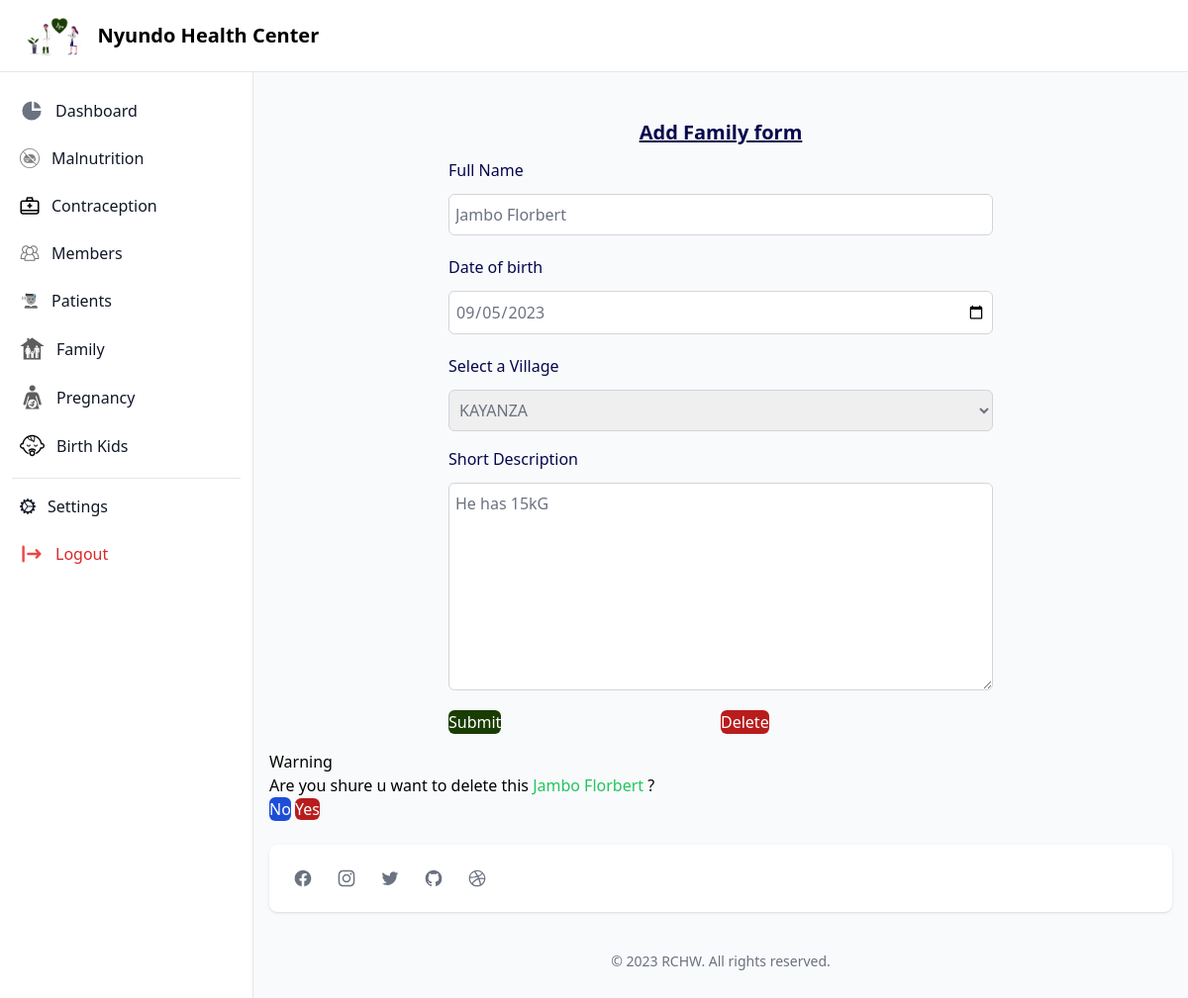
/edit-child/4f57492a-e7dc-4e06-ab22-e98ddefafba2/ (signed in), run on the app's committed database.
### accounts/models.py (models this page shows, shortened)
class User(AbstractBaseUser, PermissionsMixin):
    ADMIN="ADMIN"
    UMUJYANAMA="UMUJYANAMA"
    HC="HC"
    STAFF="STAFF"
    RSSB="RSSB"
    RAMA="RAMA"
    USER_TYPE_CHOICE = (
        (ADMIN,"Super User"),
        (STAFF,"Staff User"),
        (UMUJYANAMA,"Umujyana"),
        (HC,"Health Center"),
    )
    id = models.UUIDField(default=uuid.uuid4, primary_key=True, editable=False)
    email = models.EmailField("email address", max_length=255, unique=True,blank=True,null=True)
    full_name = models.CharField(_("full name"), max_length=100)
    username = models.CharField(_("username"), max_length=100, unique=True)
    phone_number = models.CharField(
        _("phone number"), max_length=255,unique=True
    )
    identification_number= models.CharField(_("identification_number"),max_length=255)
    user_type = models.CharField(
        _("user type"), choices=USER_TYPE_CHOICE, max_length=50, default=UMUJYANAMA
    )
    is_active = models.BooleanField(_("is active"), default=True)
    is_staff = models.BooleanField(_("staff"), default=False)
    is_first_login = models.BooleanField(_("staff"), default=True)
    admin = models.BooleanField(_("admin"), default=False)  # a admin
    created_on = models.DateTimeField(_("created on"), auto_now_add=True)
    objects = UserManager()
    USERNAME_FIELD = _("username")
    REQUIRED_FIELDS = ["email","full_name"]

class Village(models.Model):
    id = models.UUIDField(default=uuid.uuid4, primary_key=True, editable=False)
    name=models.CharField(max_length=50)
    sector=models.ForeignKey(Sector,on_delete=models.CASCADE,related_name='village')
    class Meta:
        verbose_name = _("Village")
        verbose_name_plural = _("Villages")
        ordering = ('name',)
    def __str__(self):
            return self.name

### healthCenter/models.py (models this page shows, shortened)
class BirthChild(models.Model):
    id = models.UUIDField(default=uuid.uuid4, primary_key=True, editable=False)
    full_name=models.CharField(max_length=255)
    family=models.ForeignKey(HouseHold,related_name='child_family',on_delete=models.CASCADE)
    description= models.TextField(blank=True)
    clinic=models.ForeignKey(User,related_name='child_clinic',on_delete=models.CASCADE)
    village=models.ForeignKey(Village,related_name='child_village',on_delete=models.CASCADE)
    birth_date=models.DateTimeField(auto_now_add=False)
    vigirant=models.ForeignKey(User,on_delete=models.SET_NULL,related_name='vigitant_birth',blank=True, null=True)
    is_valid= models.BooleanField(_("active"), default=True)
    created_on = models.DateTimeField(_("created on"), auto_now_add=True)
    class Meta:
        verbose_name = _("Birth Child")
        verbose_name_plural = _("Birth Children")
        ordering = ('created_on',)

### healthCenter/views.py (the view)
# urls.py: path('edit-child/<uuid:pk>/',edit_birth,name="edit_birth"),
def edit_birth(request,pk):
    try:
        all_mal=BirthChild.objects.get(id=pk)
        form=BirthChildForm(instance=all_mal)
        context={
        "inst":all_mal,
        'form':form
         }
        if request.method=='POST':
            form=BirthChildForm(request.POST,instance=all_mal)
            if form.is_valid():
                form.save(commit=True)
                messages.success(request, 'Updated successful')
    except Pregnancy.DoesNotExist:
        pass
    return render(request,'healtfeature/editBirth.html',context)

### healthCenter/forms.py
class BirthChildForm(forms.ModelForm):
    class Meta:
        model = BirthChild
        fields = ('full_name','description','birth_date','village')

### healthCenter/templates/healtfeature/editBirth.html (shortened to what this page needs)
{% extends 'base/healthCenter/base.html'%}
{% block css%}
<link rel="stylesheet" href="https://cdn.jsdelivr.net/npm/uikit@3.16.24/dist/css/uikit.min.css" />
{%endblock%}
{% block main%}
<section class="container px-4 mx-auto mt-10">
<div class="flex items-center justify-center p-4">
    <div class="mx-auto w-full max-w-[550px]">
      <form method="POST">
        <h4 class="mb-3 block text-[#07074D] font-bold underline text-xl text-center">Add Family form</h3>
        <div class="mb-5">
          <label
            for="name"
            class="mb-3 block text-base font-medium text-[#07074D]"
          >
           Full Name
          </label>
          <input
            type="text"
            name="full_name"
            id="name"
            placeholder="Kamali"
            value="{{inst.full_name}}"
            class="w-full block w-full rounded-md border border-gray-300 focus:border-green-700 focus:outline-none focus:ring-1 focus:ring-green-700 py-2 px-1.5 text-gray-500 focus:shadow-md"
           required
            />
        </div>
        <div class="mb-5">
            <label
              for="name"
              class="mb-3 block text-base font-medium text-[#07074D]"
            >
             Date of birth
            </label>
            <input
              type="date"
              name="birth_date"
              id="birth_date"
              value="{{inst.birth_date|date:"Y-m-d"}}"
              required
              class="w-full block w-full rounded-md border border-gray-300 focus:border-green-700 focus:outline-none focus:ring-1 focus:ring-green-700 py-2 px-1.5 text-gray-500 focus:shadow-md"            />
          </div>
          <div class="max-w-2xl mx-auto my-4">
            <label for="countries" class="mb-3 block text-base font-medium text-[#07074D]">Select a Village</label>
                <select
                name="village"
                id="countries" class="w-full block w-full rounded-md border border-gray-300 focus:border-green-700 focus:outline-none focus:ring-1 focus:ring-green-700 py-2 px-1.5 text-gray-500 focus:shadow-md">
                {%for dt in form.village%}
                {{dt}}
                {%endfor%}
            </select>
        </div>
            <div class="mb-5">
                <label
                  for="name"
                  class="mb-3 block text-base font-medium text-[#07074D]"
                >
                 Short Description
                </label>
                <textarea
                  name="description"
                 rows="8"
                  class="w-full block w-full rounded-md border border-gray-300 focus:border-green-700 focus:outline-none focus:ring-1 focus:ring-green-700 py-2 px-1.5 text-gray-500 focus:shadow-md"
                >{{inst.description}}</textarea>
              </div>
        <div class="flex flex-wrap">
            <div class="w-1/2">   <button
                class="uk-button  text-center text-white AppBgColor rounded-md"
              >
                Submit
              </button></div>
              <div class="w-1/2">
                <button class="uk-button bg-red-700 text-white hover:bg-red-500 rounded-md" type="button" uk-toggle="target: #modal-example">Delete</button>
            </div>
           </div>
      </form>
    </div>
  </div>
  <div id="modal-example" uk-modal>
    <div class="uk-modal-dialog uk-modal-body">
        <h2 class="uk-modal-title">Warning</h2>
        <p>Are you shure  u want to delete this <span class="text-green-500">{{inst.full_name}}</span> ?</p>
        <p class="uk-text-right">
            <button class="uk-button bg-blue-700 hover:bg-blue-500 text-white rounded-md uk-modal-close" type="button">No</button>
            <a href="{% url 'delete_birth' inst.id %}" class="uk-button bg-red-700 hover:bg-red-500 text-white rounded-md" type="button">Yes</a>
        </p>
    </div>
</div>
</section>
{%endblock%}

### templates/base/healthCenter/base.html (shortened to what this page needs)
{%load static%}
{% if request.user.user_type == 'HC'%}
<!doctype html>
<html>
<head>
  <script src="https://cdn.tailwindcss.com"></script>
  <link rel="stylesheet" href="https://cdn.jsdelivr.net/npm/uikit@3.16.23/dist/css/uikit.min.css" />
 {% block css%}{%endblock%}
</head>
<body>
<div>
    <nav class="bg-white border-b border-gray-200 fixed z-30 w-full">
       <div class="px-3 py-3 lg:px-5 lg:pl-3">
          <div class="flex items-center justify-between">
             <div class="flex items-center justify-start">
                <div  class="text-xl font-bold flex items-center lg:ml-2.5">
                <img src={%static  'images/undraw_medicine_b1ol.png'%} class="h-12 mr-2" alt="Windster Logo">
                <span class="self-center whitespace-nowrap">{{request.user.full_name}}</span>
                </div>
             </div>
          </div>
       </div>
    </nav>
    <div class="flex overflow-hidden bg-white pt-16">
       <aside id="sidebar" class="fixed hidden z-20 h-full top-0 left-0 pt-16 flex lg:flex flex-shrink-0 flex-col w-64 transition-width duration-75" aria-label="Sidebar">
          <div class="relative flex-1 flex flex-col min-h-0 border-r border-gray-200 bg-white pt-0">
             <div class="flex-1 flex flex-col pt-5 pb-4 overflow-y-auto">
                <div class="flex-1 px-3 bg-white divide-y space-y-1">
                   <ul class="space-y-2 pb-2">
                      <li>
                         <a href={% url 'home_health_center' %} class="text-base text-gray-900 font-normal rounded-lg flex items-center p-2 hover:bg-gray-100 group">
                            <svg class="w-6 h-6 text-gray-500 group-hover:text-gray-900 transition duration-75" fill="currentColor" viewBox="0 0 20 20" xmlns="http://www.w3.org/2000/svg">
                               <path d="M2 10a8 8 0 018-8v8h8a8 8 0 11-16 0z"></path>
                               <path d="M12 2.252A8.014 8.014 0 0117.748 8H12V2.252z"></path>
                            </svg>
                            <span class="ml-3">Dashboard</span>
                         </a>
                      </li>
                      <li>
                         <a href="{% url 'malnutrition'%}"  class="text-base text-gray-900 font-normal rounded-lg hover:bg-gray-100 flex items-center p-2 group ">
                            <span class="ml-3 flex-1 whitespace-nowrap">Malnutrition</span>
                         </a>
                      </li>
                      <li>
                         <a href={% url 'contraception'%}  class="text-base text-gray-900 font-normal rounded-lg hover:bg-gray-100 flex items-center p-2 group ">
                            <span class="ml-3 flex-1 whitespace-nowrap">Contraception</span>
                         </a>
                      </li>
                      <li>
                         <a href={% url 'members' %} class="text-base text-gray-900 font-normal rounded-lg hover:bg-gray-100 flex items-center p-2 group ">
                            <span class="ml-3 flex-1 whitespace-nowrap">Members</span>
                         </a>
                      </li>
                      <li>
                         <a href={% url 'patient'%} class="text-base text-gray-900 font-normal rounded-lg hover:bg-gray-100 flex items-center p-2 group ">
                            <span class="ml-3 flex-1 whitespace-nowrap">Patients</span>
                         </a>
                      </li>
                      <li>
                        <a href={% url 'house_hold'%} class="text-base text-gray-900 font-normal rounded-lg hover:bg-gray-100 flex items-center p-2 group ">
                           <span class="ml-3 flex-1 whitespace-nowrap">Family</span>
                        </a>
                     </li>
                     <li>
                        <a href={% url 'pregnancy_woman'%} class="text-base text-gray-900 font-normal rounded-lg hover:bg-gray-100 flex items-center p-2 group ">
                           <span class="ml-3 flex-1 whitespace-nowrap">Pregnancy</span>
                        </a>
                     </li>
                     <li>
                        <a href={% url 'birth_child'%} class="text-base text-gray-900 font-normal rounded-lg hover:bg-gray-100 flex items-center p-2 group ">
                           <span class="ml-3 flex-1 whitespace-nowrap">Birth Kids</span>
                        </a>
                     </li>
                   </ul>
                   <div class="space-y-2 pt-2">
                      <a href="{% url 'settings_user'%}"  class="text-base text-gray-900 font-normal rounded-lg hover:bg-gray-100 group transition duration-75 flex items-center p-2">
                         <span class="ml-3">Settings</span>
                      </a>
                      <a href="{% url 'logout'%}" class="text-base text-red-600 font-normal rounded-lg hover:bg-gray-100 flex items-center p-2 group ">
                        <span class="ml-3 flex-1  whitespace-nowrap">Logout</span>
                     </a>
                   </div>
                </div>
             </div>
          </div>
       </aside>
       <div id="main-content" class="h-full w-full bg-gray-50 relative overflow-y-auto lg:ml-64">
         {% block main %}{% endblock%}
          <footer class="bg-white md:flex md:items-center md:justify-between shadow rounded-lg p-4 md:p-6 xl:p-8 my-6 mx-4">
             <div class="flex sm:justify-center space-x-6">
                <a href="#" class="text-gray-500 hover:text-gray-900">
                </a>
                <a href="#" class="text-gray-500 hover:text-gray-900">
                </a>
                <a href="#" class="text-gray-500 hover:text-gray-900">
                </a>
                <a href="#" class="text-gray-500 hover:text-gray-900">
                </a>
                <a href="#" class="text-gray-500 hover:text-gray-900">
                </a>
             </div>
          </footer>
          <p class="text-center text-sm text-gray-500 my-10">
             &copy; 2023 <a href="#" class="hover:underline" target="_blank">RCHW</a>. All rights reserved.
          </p>
       </div>
    </div>
 </div>
</body>
</html>
{%endif%}

### templates/base/healthCenter/base.html (style rules this page uses)
.AppBgColor { background-color:#193c02; }

### data on the page
User: user.full_name "Nyundo Health Center"
BirthChild: full_name "Jambo Florbert", birth_date "09/05/2023", village "KAYANZA", description "He has 15kG"
